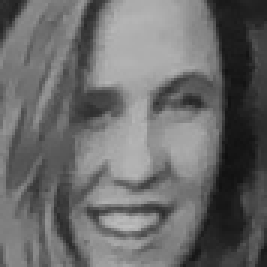
#> input picture Lec-7/dataset/Christiana/10.jpg, 89 x 89 px, given in place of the camera (shown 3 times larger)
$ python file1.py
#> lines starting #> are read from the running program, lines starting #| are printed output that depends on the picture; after the words box and inside, x2 and y2 are one past the last pixel; in counts of white or black regions, pixels touching at a corner belong together
import cv2
import os
dataset="Lec-7/dataset"
sub_data="Christiana"
path=os.path.join(dataset,sub_data)

if not os.path.isdir(path):
    os.mkdir(path)
(width,height)=(130,100)
alg="Lec-7\haarcascade_frontalface_default.xml"
haar_cascade= cv2.CascadeClassifier(alg)
cam=cv2.VideoCapture(0)
count=1
while count<31:
    print(count)
    _,img=cam.read()
#> img is the input picture: shape (89, 89, 3); min 14, max 190, mean 106.2
    grayImg=cv2.cvtColor(img,cv2.COLOR_BGR2GRAY)
    face=haar_cascade.detectMultiScale(grayImg,1.3,4)
#> face = [[12, 9, 71, 71]]
    for (x,y,w,h) in face:
        cv2.rectangle(img,(x,y),(x+w,y+h),(0,255,0),2)
        faceOnly=grayImg[y:y+h,x:x+w]
        resizeImg=cv2.resize(faceOnly,(width,height))
        cv2.imwrite("%s/%s.jpg" %(path,count),faceOnly)
        count+=1
#> this loop made 1 pass
#> (x, y, w, h, count) on pass 1: (12, 9, 71, 71, 2)
#> pass 1, `faceOnly=grayImg[y:y+h,x:x+w]`:
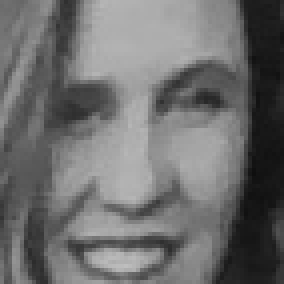
#> faceOnly: shape (71, 71) (shown 4 times larger); min 14, max 190, mean 109.8
#> pass 1, `resizeImg=cv2.resize(faceOnly,(width,height))`:
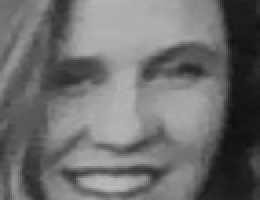
#> resizeImg: shape (100, 130) (shown 2 times larger); min 15, max 188, mean 109.7
#> after the loop:
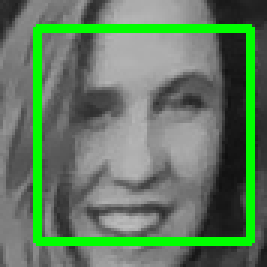
#> img: shape (89, 89, 3) (shown 3 times larger); 10.71% of pixels changed, all inside (x1, y1, x2, y2) = (11, 8, 85, 82)
#> after the loop, count = 2
    cv2.imshow("Face Detection",img)
    key=cv2.waitKey(10)
#> (key Esc is pressed here)
    if key==27:
        break
print("Image Captured Successfully")
cam.release()
cv2.destroyAllWindows()
